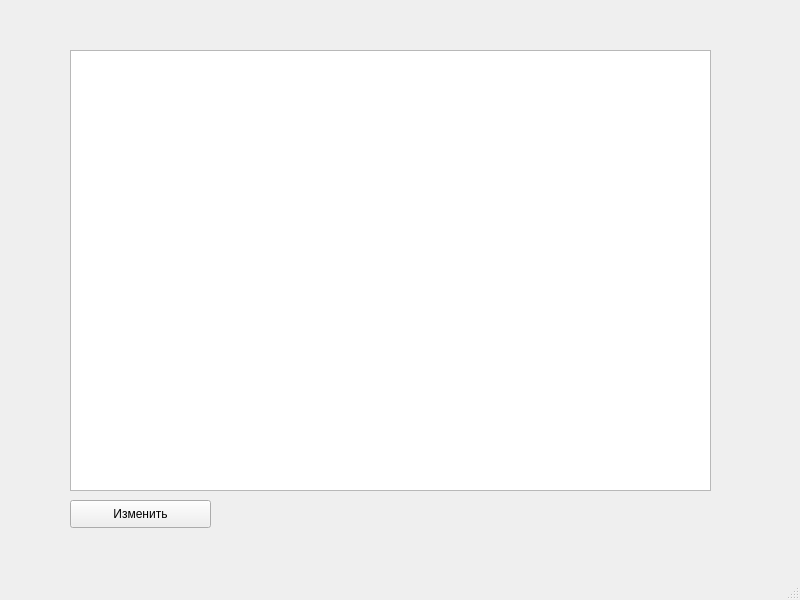
<?xml version="1.0" encoding="UTF-8"?>
<ui version="4.0">
 <class>MainWindow</class>
 <widget class="QMainWindow" name="MainWindow">
  <property name="geometry">
   <rect>
    <x>0</x>
    <y>0</y>
    <width>800</width>
    <height>600</height>
   </rect>
  </property>
  <property name="windowTitle">
   <string>Эспрессо</string>
  </property>
  <widget class="QWidget" name="centralwidget">
   <widget class="QTableWidget" name="table">
    <property name="geometry">
     <rect>
      <x>70</x>
      <y>50</y>
      <width>641</width>
      <height>441</height>
     </rect>
    </property>
   </widget>
   <widget class="QPushButton" name="change_btn">
    <property name="geometry">
     <rect>
      <x>70</x>
      <y>500</y>
      <width>141</width>
      <height>28</height>
     </rect>
    </property>
    <property name="text">
     <string>Изменить</string>
    </property>
   </widget>
  </widget>
  <widget class="QMenuBar" name="menubar">
   <property name="geometry">
    <rect>
     <x>0</x>
     <y>0</y>
     <width>800</width>
     <height>26</height>
    </rect>
   </property>
  </widget>
  <widget class="QStatusBar" name="statusbar"/>
 </widget>
 <resources/>
 <connections/>
</ui>
